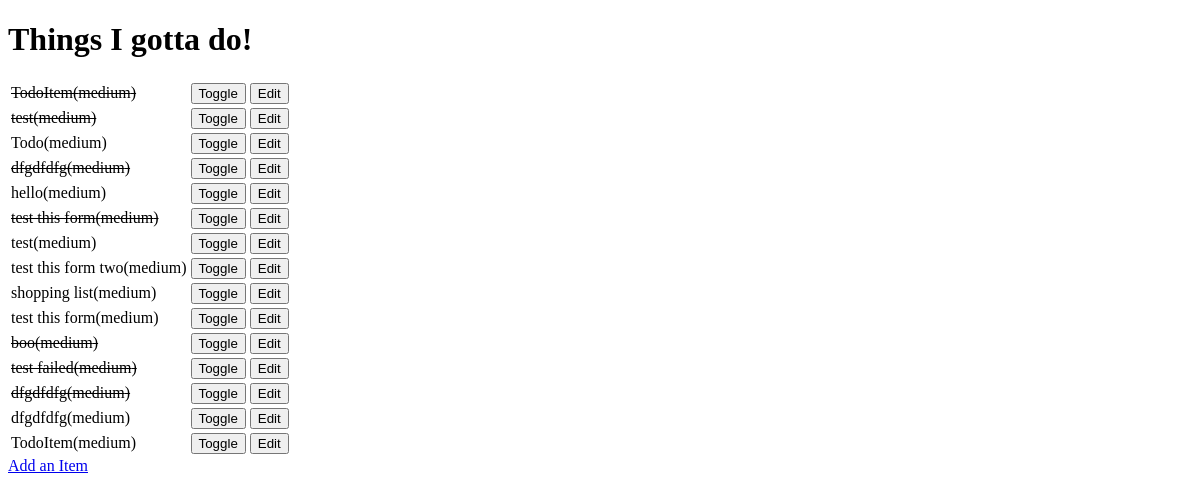
Before: / with the older database file.
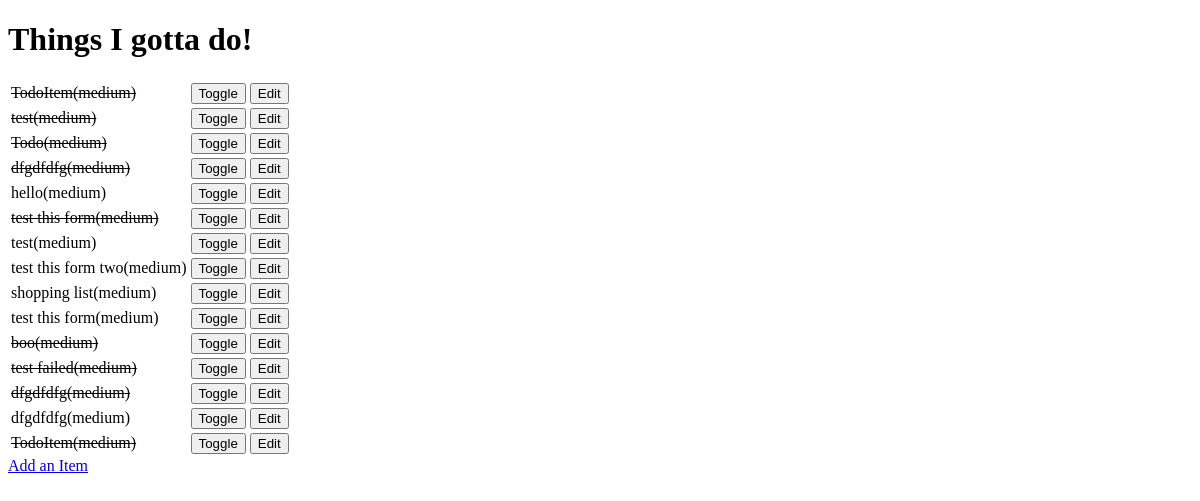
After: the same page with the newer database file.
### todoitem/models.py (models this page shows, shortened)
class TodoItem(models.Model):
    name = models.CharField(max_length=30, blank=False)
    done = models.BooleanField(blank=False, default=False)
    priority= models.CharField(max_length=6, blank=False)

### todoitem/views.py (the view)
# urls.py: url(r'^$',get_index),
def get_index(request):
    items = TodoItem.objects.all()
    return render(request, "index.html", {'items': items})

### todoitem/templates/index.html (shortened to what this page needs)
<!DOCTYPE html>
<html lang="en">
<head>
</head>
<body>
     <h1>Things I gotta do!</h1>
    <table>
        {% for item in items %}
        <tr>
            {% if item.done %}
            <td><strike>{{ item.name }}({{ item.priority }})</strike></td>
            {% else %}
            <td>{{ item.name }}({{ item.priority }})</td>
            {% endif %}
            <td>
                <form method="POST" action="toggle/{{ item.id }}">{% csrf_token %}<input type="submit" value="Toggle"></form>
            </td>
            <td>
                <form method="GET" action="edit/{{ item.id }}"><input type="submit" value="Edit"></form>
            </td>
        </tr>
        {% empty %}
        <p>You have nothing to do.</p>
        {% endfor %}
    </table>
    <a href="add">Add an Item</a>
</body>
</html>

Changed rows visible on the page:
changed TodoItem "Todo": done False → True (drawn)
changed TodoItem (number 15 of 15 on the later page): done False → True (drawn)
